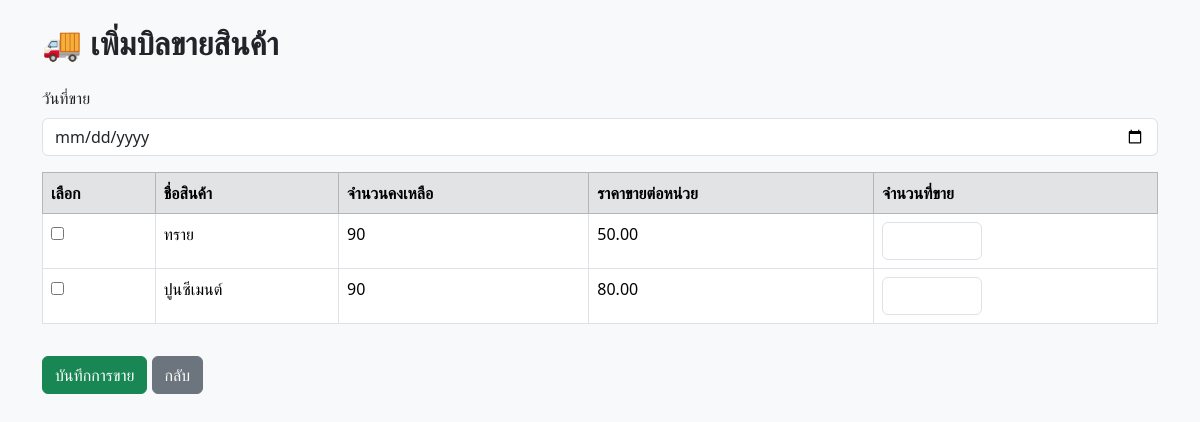
Page /stock_out_add.php (signed in) on the earlier database version.
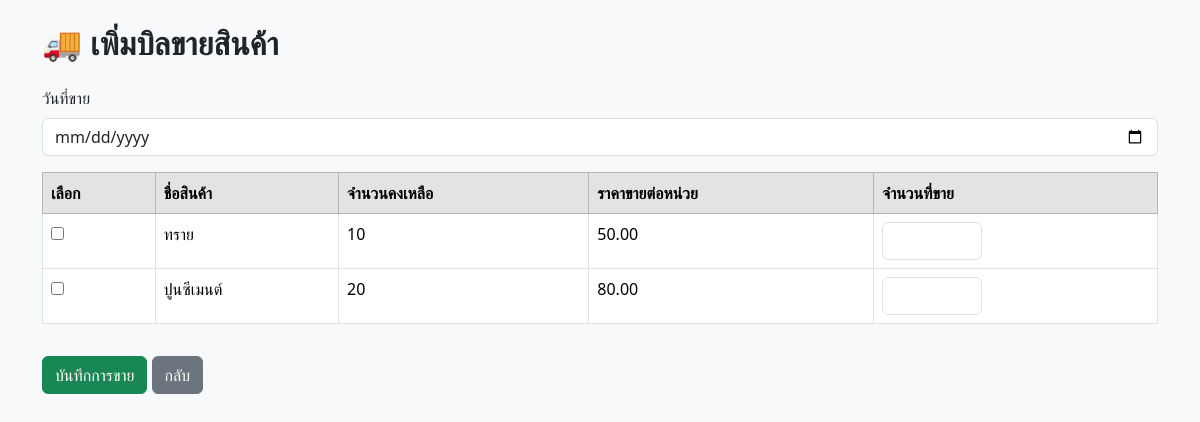
Same page on the later database version.
### tables this page shows
CREATE TABLE `products` (
  `product_id` int(11) NOT NULL,
  `product_name` varchar(150) NOT NULL,
  `category_id` int(11) DEFAULT NULL,
  `supplier_id` int(11) DEFAULT NULL,
  `unit` varchar(50) DEFAULT NULL,
  `stock_qty` int(11) NOT NULL DEFAULT 0,
  `selling_price` decimal(10,2) NOT NULL,
  `reorder_level` int(11) DEFAULT 0,
  `image_path` varchar(255) DEFAULT NULL
);

### stock_out_add.php (the view, shortened to what this page needs)
<?php
include 'connection.php';
$sql = "SELECT * FROM products ORDER BY product_name ASC";
$result = $conn->query($sql);
?>
<!DOCTYPE html>
<html lang="th">
<head>
<link href="https://cdn.jsdelivr.net/npm/bootstrap@5.3.2/dist/css/bootstrap.min.css" rel="stylesheet">
</head>
<body class="bg-light">
<div class="container mt-4">
  <h2 class="fw-bold mb-4">🚚 เพิ่มบิลขายสินค้า</h2>
  <form action="stock_out_save.php" method="POST">
    <div class="mb-3">
      <label for="sale_date" class="form-label">วันที่ขาย</label>
      <input type="date" id="sale_date" name="sale_date" class="form-control" required>
    </div>
    <table class="table table-bordered">
      <thead class="table-secondary">
        <tr>
          <th>เลือก</th>
          <th>ชื่อสินค้า</th>
          <th>จำนวนคงเหลือ</th>
          <th>ราคาขายต่อหน่วย</th>
          <th>จำนวนที่ขาย</th>
        </tr>
      </thead>
      <tbody>
        <?php while ($row = $result->fetch_assoc()): ?>
          <tr>
            <td><input type="checkbox" name="product_id[]" value="<?= $row['product_id'] ?>"></td>
            <td><?= htmlspecialchars($row['product_name']) ?></td>
            <td><?= $row['stock_qty'] ?></td>
            <td><?= number_format($row['selling_price'], 2) ?></td>
            <td><input type="number" name="quantity[<?= $row['product_id'] ?>]" min="1" class="form-control" style="width:100px;"></td>
          </tr>
        <?php endwhile; ?>
      </tbody>
    </table>
    <button type="submit" class="btn btn-success mt-3">บันทึกการขาย</button>
    <a href="warehouse_page.php" class="btn btn-secondary mt-3">กลับ</a>
  </form>
</div>
</body>
</html>

Differences in the rows shown:
changed products "ทราย": stock_qty "90" → "10"
changed products "ปูนซีเมนต์": stock_qty "90" → "20"
